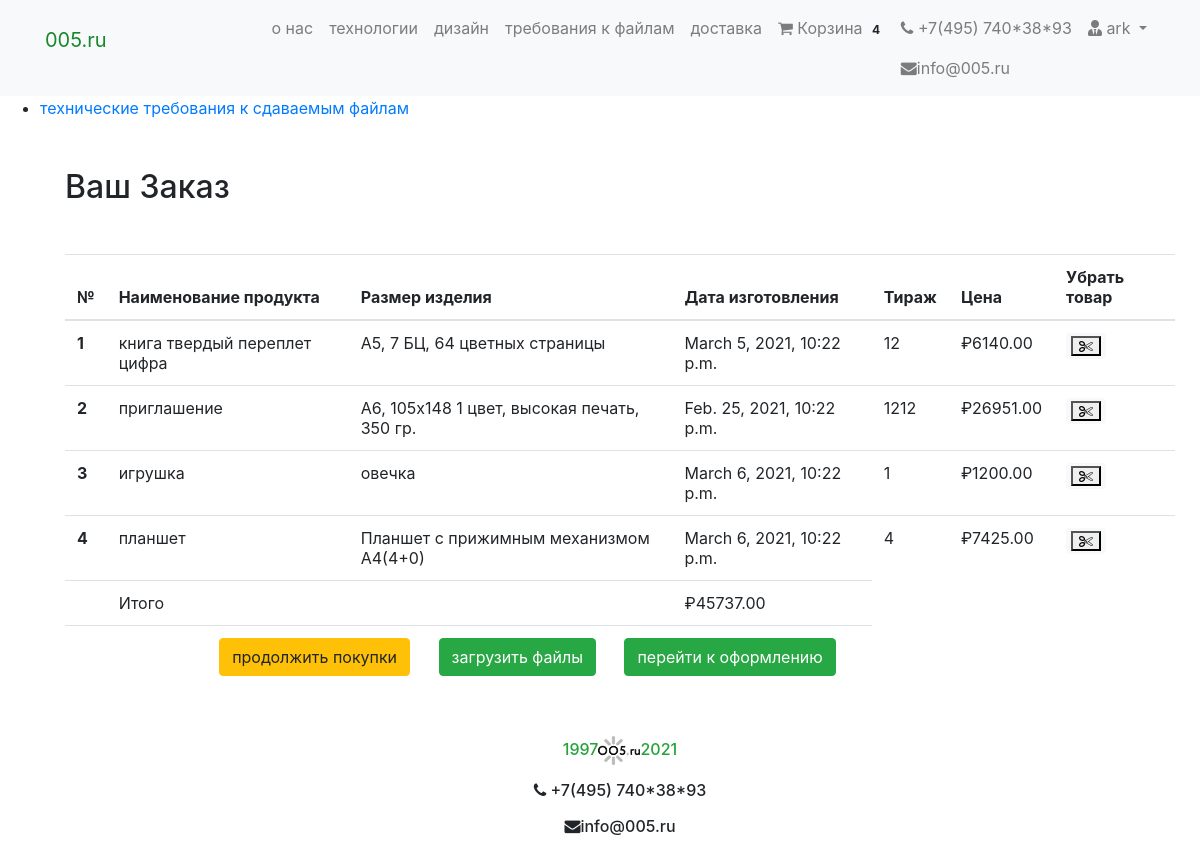
The app's page /cart/ (signed in) with its own data.
### cart/models.py (models this page shows, shortened)
class Order(models.Model):
    orderitems  = models.ManyToManyField(Cart)
    user = models.ForeignKey(User, on_delete=models.CASCADE)
    ordered = models.BooleanField(default=False)
    created = models.DateTimeField(auto_now_add=True)
    paymentId = models.CharField(max_length=200, blank=True , null=True)
    orderId = models.CharField(max_length=200, blank=True, null=True)
    def get_totals(self):
        total = 0
        for order_item in self.orderitems.all():
            total += order_item.get_total()
        return total

class Cart(models.Model):
    user = models.ForeignKey(User, on_delete=models.CASCADE)
    item = models.ForeignKey(Product, on_delete=models.CASCADE)
    quantity = models.IntegerField(default=1)
    purchased = models.BooleanField(default=False)
    created = models.DateTimeField(auto_now_add=True)
    def get_total(self):
        total = int(float(self.item.calc()))
        return total #floattotal

### products/models.py (models this page shows, shortened)
class  Product(PolymorphicModel):
    mainimage = models.ImageField(upload_to='products/', blank=True, null=True)
    name = models.CharField(max_length=300, default = None, null=True)
    slug = models.SlugField(default = None, null=True)
    subcategory = models.ForeignKey(SubCategory, on_delete=models.CASCADE, default = None, null=True)
    category = models.ForeignKey(Category, on_delete=models.CASCADE, default = None, null=True)
    preview_text = models.TextField(max_length=50, verbose_name='Preview Text', blank=True, null=True)
    detail_text = models.TextField(max_length=1000, verbose_name='Detail Text', blank=True, null=True)
    lim1 = models.FloatField(default = None, null=True)
    lim2 = models.FloatField(default = None, null=True)
    tirazh = models.IntegerField(null=False)
    t = models.IntegerField(null=True)
    p = models.FloatField(default = None, null=True)
    box_size = models.CharField(max_length=50)
    def timeplus(self):
        t = self.t
        futuredate = datetime.now() + timedelta(days=t)
        return futuredate
    def calc(self):
        boxsize = self.boxsizes_set.get(value = self.box_size)
        a = float(boxsize.b*self.tirazh**2+boxsize.h*self.tirazh**1+boxsize.d)*self.p
        if self.tirazh<self.lim1:
            self.tirazh=self.lim1
        elif self.tirazh>self.lim2:
            self.tirazh=self.lim2
        return "{0:.2f}".format(round(a,0))

class Note2 (Product):
    def __init__(self, *args, **kwargs):
        super(Note2, self).__init__(*args, **kwargs)

class BoxSizes(models.Model):
    value = models.CharField(max_length=80)
    name = models.CharField(max_length=80)
    product = models.ForeignKey(Product, on_delete=models.CASCADE, null = True, blank = True)
    b = models.FloatField(null = True, blank = True)
    h = models.FloatField(null = True, blank = True)
    d = models.FloatField(null = True, blank = True)

### cart/views.py (the view)
# urls.py: path('cart/', CartView, name='cart-home'),
def CartView(request):
    user = request.user
    carts = Cart.objects.filter(user=user, purchased=False)
    orders = Order.objects.filter(user=user, ordered=False)
    if carts.exists():
        if orders.exists():
            order = orders[0]
            return render(request, 'cart/home.html', {"carts": carts, 'order': order})
        else:
            messages.warning(request, "У вас нет никакого товара в вашей корзине")
            return redirect("mainapp:home")
    else:
        messages.warning(request, "У вас нет никакого товара в вашей корзине")
        return redirect("mainapp:home")

### cart/templatetags/cart_tag.py (called while the page is built)
@register.filter
def cart_total(user):
    order = Order.objects.filter(user=user, ordered=False)
    if order.exists():
    	return order[0].orderitems.count()
    else:
    	return 0

### cart/templates/cart/home.html (shortened to what this page needs)
{% extends 'products/base.html' %}
{% block content %}
</head>
<body>
<ul>
  <li>
     <p><a href="javascript:flipflop('animals');">технические требования к сдаваемым файлам  </a></p>
  </li>
<div class="container my-5">
<div class="my-5">
	<h2>Ваш Заказ</h2>
</div>
<table class="table table-hover">
  <thead>
    <tr>
      <th scope="col">№</th>
      <th scope="col">Наименование продукта</th>
      <th scope="col">Размер изделия</th>
      <th scope="col">Дата изготовления</th>
      <th scope="col">Тираж</th>
      <th scope="col">Цена</th>
      <th scope="col">Убрать товар</th>
    </tr>
  </thead>
  <tbody>
  	{% for cart in carts %}
    <tr>
      <th scope="row">{{ forloop.counter }}</th>
      <td>{{ cart.item.name }}</td>
      <td>{{ cart.item.box_size}}</td
      <td>
      <td> {{ cart.item.timeplus}} </td>
      <td>{{ cart.item.tirazh}} </td>
      <td>₽{{ cart.item.calc }}</td>
      <td>
        <a class="mr-2" href="{% url 'mainapp:decrease-cart' cart.item.slug %}"><span class="badge badge-light"><button style="font-size:14px"> <i class="fa fa-cut"></i></button></span></a>
     <html>
      <head>
      <link rel="stylesheet" href="https://cdnjs.cloudflare.com/ajax/libs/font-awesome/4.7.0/css/font-awesome.min.css">
      </head>
      <body>
    </td>
    </tr>
	{% endfor %}
    <tr>
      <th scope="row"></th>
      <td colspan="2">Итого</td>
      <td>₽{{ order.get_totals| floatformat:2 }}</td>
    </tr>
    <tr>
      <th scope="row"></th>
      <td colspan="3" class="text-right ">
       <a href="/" class="btn btn-warning mr-4" >продолжить покупки</a>
        <a href="{% url 'mainapp:upload_file' %}" class="btn btn-success mr-4"> загрузить файлы</a>
       <a href="{% url 'checkout:index' %}" class="btn btn-success mr-4">перейти к оформлению</a>
      </td>
    </tr>
  </tbody>
</table>
</div>
{% endblock %}

### products/templates/products/navbar.html (shortened to what this page needs)
{% load cart_tag %}
<nav class="navbar navbar-expand-lg navbar-light bg-light">
  <div class="container">
  <a class="navbar-brand" href="/"><p style="color:rgb(24, 136, 44)">005.ru</p></a>
  <div class="collapse navbar-collapse" id="navbarNav">
    <ul class="navbar-nav ml-auto">
      <li {% if request.path == 'contact' %}class="nav-item active"{% else %}class="nav-item"{% endif %}>
        <a class="nav-link" href="http://127.0.0.1:8000/about.html/">о нас <span class="sr-only">(current)</span></a>
      </li>
      <li class="nav-item">
        <a class="nav-link" href="http://127.0.0.1:8000/technologies.html">технологии</a>
      </li>
      <li class="nav-item">
        <a class="nav-link" href="http://127.0.0.1:8000/layout.html">дизайн</a>
      </li>
      <li class="nav-item">
        <a class="nav-link" href="http://127.0.0.1:8000/requirements.html/">требования к файлам</a>
      </li>
      <li class="nav-item">
        <a class="nav-link" href="http://127.0.0.1:8000/delivery.html/">доставка</a>
      </li>
      {% if request.user.is_authenticated %}
      <li class="nav-item">
        <a class="nav-link" href="{% url 'mainapp:cart-home' %}">
          <i class="fa fa-shopping-cart"></i> Корзина
          <span class="badge badge-light">{{ request.user| cart_total }}</span>
        </a>
      </li>
      <li class="nav-item">
        <a class="nav-link" href="#"><i class="fa fa-phone"></i> +7(495) 740*38*93</a>
        <a class="nav-link" href="#"><i class="fa fa-envelope" aria-hidden="true"></i>info@005.ru</a>
      </li>
      <li class="nav-item dropdown">
        <a class="nav-link dropdown-toggle" href="#" id="navbarDropdown" role="button" data-toggle="dropdown" aria-haspopup="true" aria-expanded="false">
          <i class="fas fa-user-tie"></i> {{ request.user.username }}
        </a>
      </li>
      {% else %}
       <li class="nav-item">
        <a  class="btn btn-primary" href="/accounts/login/">Login / Register</a>
      </li>
      {% endif %}
    </ul>
  </div>
  </div>
</nav>

### cart/templates/cart/home.html (style rules this page uses)
body { background-image: url("/media/products/p1.png"); }

### records on screen
Cart: item.name "книга твердый переплет цифра", item.box_size "А5, 7 БЦ, 64 цветных страницы", item.timeplus "March 5, 2021, 10:22 p.m.", item.tirazh "12", item.calc "6140.00"
Cart: item.name "приглашение", item.box_size "А6, 105х148 1 цвет, высокая печать, 350 гр.", item.timeplus "Feb. 25, 2021, 10:22 p.m.", item.tirazh "1212", item.calc "26951.00"
Cart: item.name "игрушка", item.box_size "овечка", item.timeplus "March 6, 2021, 10:22 p.m.", item.tirazh "1", item.calc "1200.00"
Cart: item.name "планшет", item.box_size "Планшет с прижимным механизмом А4(4+0)", item.timeplus "March 6, 2021, 10:22 p.m.", item.tirazh "4", item.calc "7425.00"
Order: get_totals "45737.00"

### other values on screen
{{ request.user| cart_total }} "4"
{{ request.user.username }} "ark"
